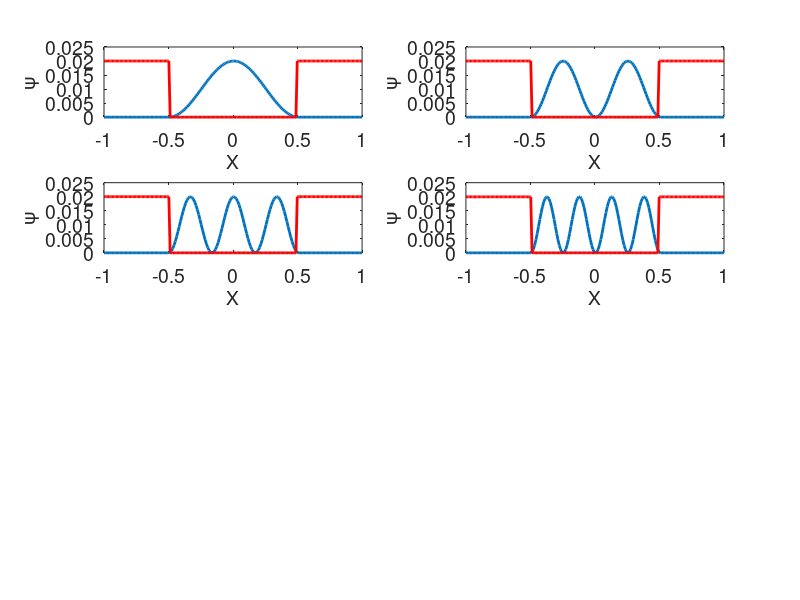

The MATLAB script that drew this image:
%------------------------------------------------------------------------%
%---Finite Differencing of Time Independent Schrodinger Equation---------%
%------------------for a particle in a box-------------------------------%
%------------------------------------------------------------------------%

clc
close all
clear all

%------------------------------------------------------------------------%
%---all constant m,h,length that appears in Schrodinger equation are-----
%---taken as 1. Energy values are prescribed and wavefunction gets-------
%---updated in space using Finite difference scheme----------------------
%---Boundary condition and potential function are prescribed-------------
%------------------------------------------------------------------------%

dx=0.01;

n=1:4;

for l=1:4
    
    E=n(l)*n(l)*pi*pi/2; % Griffiths second edition, pp 44, Eq [2.27]
    
    
    %---Potential Energy Function for a Square well--------------------------%
    
    N=100;
    U=zeros(1,N);
    U(1)=100;
    U(N)=100;
    
    
    K(1:N)=(2).*(E-U(1:N));
    
    %------------------------------------------------------------------------%
    
    W(1)=0; % initial condition
    W(2)=1;
    
    % updating the wave function---------------------------------------------%
    
    for i=2:N-1
        W(i+1)=W(i)*(2-K(i)*dx*dx)-W(i-1);
    end
    
    % Normalizing probability density funtion of the particle----------------%
    
    Ws=W.*W./trapz(W.*W);
    
    %--for visualization purpose, manipulate arrays--------------------------%
    %--extend arrays on both sides to visualize a potential well-------------%
    %--scale amplitude of potential to view it with probability density------%
    %--function--------------------------------------------------------------%
    
    V=ones(1,N+100).*100;
    Wtemp=zeros(1,N+100);
    
    V(51:N+50)=U;
    V=(V./100).*max(Ws);
    Wtemp(51:N+50)=Ws;
    Wa(l,:)=Wtemp;
    L=length(Wtemp);
    X=linspace(0,2,L)-1;
    
    figure(1)
    subplot(4,2,l)
    plot(X,Wa(l,:),'linewidth',2)
    hold on
    plot(X,V,'r','linewidth',2)
    h=gca;
    get(h,'FontSize')
    set(h,'FontSize',14)
    axis([-1 1 0 0.025])
    xlabel('X','fontSize',14);
    ylabel('\psi','fontSize',14);
    fh = figure(1);
    set(fh, 'color', 'white');
    
end

%------------------------------------------------------------------------%





